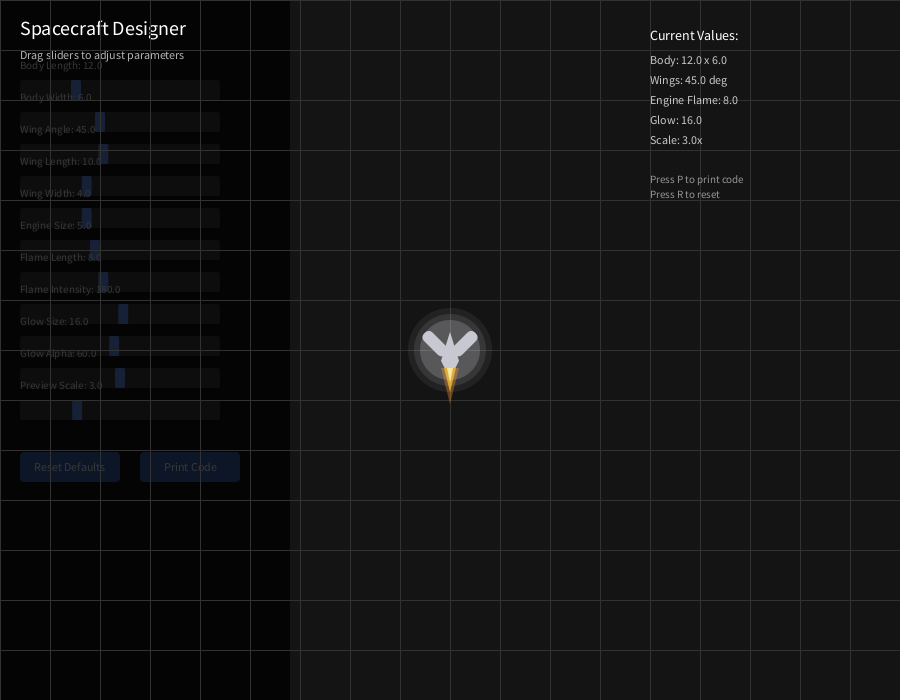
Frame 1 (no input)
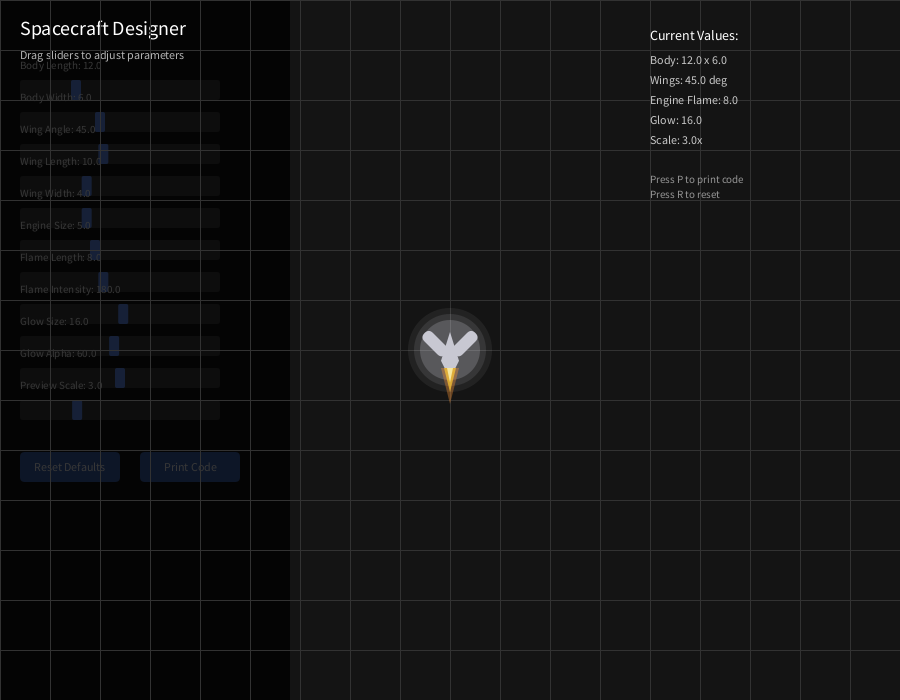
Frame 60 (the mouse pressed at the canvas centre just before this capture)
Frame 120 (the mouse held since frame 60 and released just before this capture): identical to frame 60, image omitted

The Processing sketch that drew these frames (run headless with seeded random() and noise(); from frame 60 on, the mouse is pressed at the canvas centre):

// Processing sketch: SpacecraftDesign
// ── SpacecraftDesign.pde
// Spacecraft Design Tool
// 宇宙飞船设计工具 - 纯Processing实现，无需外部库

color shipColor = color(200, 200, 210);

float bodyLength = 12.0;
float bodyWidth = 6.0;

float wingAngle = 45.0;
float wingLength = 10.0;
float wingWidth = 4.0;

float engineSize = 5.0;
float flameLength = 8.0;
float flameIntensity = 180.0;

float glowSize = 16.0;
float glowAlpha = 60.0;

float scale = 3.0;

int controlPanelX = 20;
int controlPanelWidth = 250;
int controlStartY = 80;

Slider[] sliders = new Slider[11];
Button resetBtn;
Button printBtn;

void setup() {
  size(900, 700);
  pixelDensity(1);
  
  int y = controlStartY;
  int spacing = 32;
  
  sliders[0] = new Slider(controlPanelX, y, "Body Length", 5, 30, bodyLength);
  y += spacing;
  sliders[1] = new Slider(controlPanelX, y, "Body Width", 2, 12, bodyWidth);
  y += spacing;
  
  sliders[2] = new Slider(controlPanelX, y, "Wing Angle", 20, 80, wingAngle);
  y += spacing;
  sliders[3] = new Slider(controlPanelX, y, "Wing Length", 5, 20, wingLength);
  y += spacing;
  sliders[4] = new Slider(controlPanelX, y, "Wing Width", 2, 8, wingWidth);
  y += spacing;
  
  sliders[5] = new Slider(controlPanelX, y, "Engine Size", 2, 10, engineSize);
  y += spacing;
  sliders[6] = new Slider(controlPanelX, y, "Flame Length", 3, 15, flameLength);
  y += spacing;
  sliders[7] = new Slider(controlPanelX, y, "Flame Intensity", 100, 255, flameIntensity);
  y += spacing;
  
  sliders[8] = new Slider(controlPanelX, y, "Glow Size", 8, 25, glowSize);
  y += spacing;
  sliders[9] = new Slider(controlPanelX, y, "Glow Alpha", 20, 100, glowAlpha);
  y += spacing;
  
  sliders[10] = new Slider(controlPanelX, y, "Preview Scale", 1, 8, scale);
  y += spacing + 20;
  
  resetBtn = new Button(controlPanelX, y, 100, 30, "Reset Defaults");
  printBtn = new Button(controlPanelX + 120, y, 100, 30, "Print Code");
}

void draw() {
  background(20);
  
  for (int i = 0; i < sliders.length; i++) {
    if (sliders[i] != null) {
      sliders[i].update();
    }
  }
  
  if (resetBtn != null) {
    resetBtn.update();
  }
  
  if (printBtn != null) {
    printBtn.update();
  }
  
  drawControlPanel();
  
  pushMatrix();
  translate(width / 2, height / 2);
  drawGrid();
  popMatrix();
  
  pushMatrix();
  translate(width / 2, height / 2);
  rotate(-HALF_PI);
  if (sliders[10] != null) {
    scale = sliders[10].getValue();
  }
  pushMatrix();
  scale(scale);
  drawSpacecraft(0, 0, 0);
  popMatrix();
  popMatrix();
  
  drawInfo();
}

void drawControlPanel() {
  fill(0, 0, 0, 200);
  noStroke();
  rect(0, 0, controlPanelWidth + 40, height);
  
  fill(255);
  textSize(20);
  textAlign(LEFT, TOP);
  text("Spacecraft Designer", controlPanelX, 20);
  
  textSize(12);
  fill(180);
  text("Drag sliders to adjust parameters", controlPanelX, 50);
}

void drawGrid() {
  stroke(50);
  strokeWeight(1);
  for (int i = -width/2; i < width/2; i += 50) {
    line(i, -height/2, i, height/2);
  }
  for (int i = -height/2; i < height/2; i += 50) {
    line(-width/2, i, width/2, i);
  }
}

void drawSpacecraft(float x, float y, float angle) {
  pushMatrix();
  translate(x, y);
  rotate(angle);
  
  drawGlow();
  drawWings();
  drawEngineFlame();
  drawBody();
  
  popMatrix();
}

void drawBody() {
  fill(shipColor);
  noStroke();
  
  beginShape();
  vertex(bodyLength * 0.5, 0);
  vertex(-bodyLength * 0.3, -bodyWidth * 0.5);
  vertex(-bodyLength * 0.5, -bodyWidth * 0.3);
  vertex(-bodyLength * 0.5, bodyWidth * 0.3);
  vertex(-bodyLength * 0.3, bodyWidth * 0.5);
  endShape(CLOSE);
}

void drawWings() {
  fill(shipColor);
  noStroke();
  
  pushMatrix();
  rotate(radians(wingAngle));
  rect(0, 0, wingLength, wingWidth, 2);
  popMatrix();
  
  pushMatrix();
  rotate(radians(-wingAngle));
  rect(0, -wingWidth, wingLength, wingWidth, 2);
  popMatrix();
}

void drawEngineFlame() {
  noStroke();
  
  fill(255, 150, 50, flameIntensity * 0.5);
  triangle(
    -bodyLength * 0.5, -engineSize * 0.6,
    -bodyLength * 0.5, engineSize * 0.6,
    -bodyLength * 0.5 - flameLength * 1.5, 0
  );
  
  fill(255, 200, 50, flameIntensity);
  triangle(
    -bodyLength * 0.5, -engineSize * 0.4,
    -bodyLength * 0.5, engineSize * 0.4,
    -bodyLength * 0.5 - flameLength, 0
  );
  
  fill(255, 255, 200, flameIntensity);
  triangle(
    -bodyLength * 0.5, -engineSize * 0.2,
    -bodyLength * 0.5, engineSize * 0.2,
    -bodyLength * 0.5 - flameLength * 0.6, 0
  );
}

void drawGlow() {
  noStroke();
  for (int i = 3; i >= 1; i--) {
    fill(red(shipColor), green(shipColor), blue(shipColor), glowAlpha / i);
    ellipse(0, 0, glowSize + i * 4, glowSize + i * 4);
  }
}

void drawInfo() {
  if (sliders[0] != null) {
    bodyLength = sliders[0].getValue();
  }
  if (sliders[1] != null) {
    bodyWidth = sliders[1].getValue();
  }
  if (sliders[2] != null) {
    wingAngle = sliders[2].getValue();
  }
  if (sliders[3] != null) {
    wingLength = sliders[3].getValue();
  }
  if (sliders[4] != null) {
    wingWidth = sliders[4].getValue();
  }
  if (sliders[5] != null) {
    engineSize = sliders[5].getValue();
  }
  if (sliders[6] != null) {
    flameLength = sliders[6].getValue();
  }
  if (sliders[7] != null) {
    flameIntensity = sliders[7].getValue();
  }
  if (sliders[8] != null) {
    glowSize = sliders[8].getValue();
  }
  if (sliders[9] != null) {
    glowAlpha = sliders[9].getValue();
  }
  
  fill(255);
  textSize(14);
  textAlign(LEFT, TOP);
  
  float x = width - 250;
  float y = 30;
  
  text("Current Values:", x, y);
  y += 25;
  textSize(12);
  fill(200);
  text("Body: " + nf(bodyLength, 1, 1) + " x " + nf(bodyWidth, 1, 1), x, y);
  y += 20;
  text("Wings: " + nf(wingAngle, 2, 1) + " deg", x, y);
  y += 20;
  text("Engine Flame: " + nf(flameLength, 1, 1), x, y);
  y += 20;
  text("Glow: " + nf(glowSize, 1, 1), x, y);
  y += 20;
  text("Scale: " + nf(scale, 1, 1) + "x", x, y);
  
  y += 40;
  fill(150);
  textSize(11);
  text("Press P to print code", x, y);
  text("Press R to reset", x, y + 15);
}

void keyPressed() {
  if (key == 'p' || key == 'P') {
    printCode();
  }
  if (key == 'r' || key == 'R') {
    resetDefaults();
  }
}

void resetDefaults() {
  if (sliders[0] != null) sliders[0].setValue(12.0);
  if (sliders[1] != null) sliders[1].setValue(6.0);
  if (sliders[2] != null) sliders[2].setValue(45.0);
  if (sliders[3] != null) sliders[3].setValue(10.0);
  if (sliders[4] != null) sliders[4].setValue(4.0);
  if (sliders[5] != null) sliders[5].setValue(5.0);
  if (sliders[6] != null) sliders[6].setValue(8.0);
  if (sliders[7] != null) sliders[7].setValue(180.0);
  if (sliders[8] != null) sliders[8].setValue(16.0);
  if (sliders[9] != null) sliders[9].setValue(60.0);
  if (sliders[10] != null) sliders[10].setValue(3.0);
}

void printCode() {
  println("\n========================================");
  println("SPACECRAFT DRAWING CODE");
  println("========================================\n");
  
  println("void drawSpacecraft(float x, float y, float angle) {");
  println("  pushMatrix();");
  println("  translate(x, y);");
  println("  rotate(angle);");
  println("");
  println("  // Glow effect");
  println("  noStroke();");
  println("  for (int i = 3; i >= 1; i--) {");
  println("    fill(red(shipColor), green(shipColor), blue(shipColor), " + (int)glowAlpha + " / i);");
  println("    ellipse(0, 0, " + nf(glowSize, 1, 1) + " + i * 4, " + nf(glowSize, 1, 1) + " + i * 4);");
  println("  }");
  println("");
  println("  // Wings");
  println("  fill(shipColor);");
  println("  noStroke();");
  println("  pushMatrix();");
  println("  rotate(radians(" + nf(wingAngle, 2, 1) + "));");
  println("  rect(0, 0, " + nf(wingLength, 1, 1) + ", " + nf(wingWidth, 1, 1) + ", 2);");
  println("  popMatrix();");
  println("  pushMatrix();");
  println("  rotate(radians(-" + nf(wingAngle, 2, 1) + "));");
  println("  rect(0, -" + nf(wingWidth, 1, 1) + ", " + nf(wingLength, 1, 1) + ", " + nf(wingWidth, 1, 1) + ", 2);");
  println("  popMatrix();");
  println("");
  println("  // Engine flame");
  println("  noStroke();");
  println("  fill(255, 150, 50, " + (int)(flameIntensity * 0.5) + ");");
  println("  triangle(");
  println("    -" + nf(bodyLength * 0.5, 1, 1) + ", -" + nf(engineSize * 0.6, 1, 1) + ",");
  println("    -" + nf(bodyLength * 0.5, 1, 1) + ", " + nf(engineSize * 0.6, 1, 1) + ",");
  println("    -" + nf(bodyLength * 0.5 + flameLength * 1.5, 1, 1) + ", 0");
  println("  );");
  println("  fill(255, 200, 50, " + (int)flameIntensity + ");");
  println("  triangle(");
  println("    -" + nf(bodyLength * 0.5, 1, 1) + ", -" + nf(engineSize * 0.4, 1, 1) + ",");
  println("    -" + nf(bodyLength * 0.5, 1, 1) + ", " + nf(engineSize * 0.4, 1, 1) + ",");
  println("    -" + nf(bodyLength * 0.5 + flameLength, 1, 1) + ", 0");
  println("  );");
  println("  fill(255, 255, 200, " + (int)flameIntensity + ");");
  println("  triangle(");
  println("    -" + nf(bodyLength * 0.5, 1, 1) + ", -" + nf(engineSize * 0.2, 1, 1) + ",");
  println("    -" + nf(bodyLength * 0.5, 1, 1) + ", " + nf(engineSize * 0.2, 1, 1) + ",");
  println("    -" + nf(bodyLength * 0.5 + flameLength * 0.6, 1, 1) + ", 0");
  println("  );");
  println("");
  println("  // Body");
  println("  fill(shipColor);");
  println("  noStroke();");
  println("  beginShape();");
  println("  vertex(" + nf(bodyLength * 0.5, 1, 1) + ", 0);");
  println("  vertex(-" + nf(bodyLength * 0.3, 1, 1) + ", -" + nf(bodyWidth * 0.5, 1, 1) + ");");
  println("  vertex(-" + nf(bodyLength * 0.5, 1, 1) + ", -" + nf(bodyWidth * 0.3, 1, 1) + ");");
  println("  vertex(-" + nf(bodyLength * 0.5, 1, 1) + ", " + nf(bodyWidth * 0.3, 1, 1) + ");");
  println("  vertex(-" + nf(bodyLength * 0.3, 1, 1) + ", " + nf(bodyWidth * 0.5, 1, 1) + ");");
  println("  endShape(CLOSE);");
  println("");
  println("  popMatrix();");
  println("}");
  println("\n========================================\n");
  println("Required variables:");
  println("color shipColor = color(200, 200, 210);");
  println("float bodyLength = " + nf(bodyLength, 1, 1) + ";");
  println("float bodyWidth = " + nf(bodyWidth, 1, 1) + ";");
  println("float wingAngle = " + nf(wingAngle, 2, 1) + ";");
  println("float wingLength = " + nf(wingLength, 1, 1) + ";");
  println("float wingWidth = " + nf(wingWidth, 1, 1) + ";");
  println("float engineSize = " + nf(engineSize, 1, 1) + ";");
  println("float flameLength = " + nf(flameLength, 1, 1) + ";");
  println("float flameIntensity = " + (int)flameIntensity + ";");
  println("float glowSize = " + nf(glowSize, 1, 1) + ";");
  println("float glowAlpha = " + (int)glowAlpha + ";");
  println("\n========================================\n");
}

class Slider {
  float x, y, w, h;
  String label;
  float minVal, maxVal;
  float value;
  
  Slider(float x, float y, String label, float minVal, float maxVal, float defaultVal) {
    this.x = x;
    this.y = y;
    this.label = label;
    this.minVal = minVal;
    this.maxVal = maxVal;
    this.value = defaultVal;
    this.w = 200;
    this.h = 20;
  }
  
  void update() {
    if (mousePressed) {
      if (mouseX >= x && mouseX <= x + w && mouseY >= y && mouseY <= y + h) {
        value = map(mouseX, x, x + w, minVal, maxVal);
        value = constrain(value, minVal, maxVal);
      }
    }
    
    fill(60);
    noStroke();
    rect(x, y, w, h, 3);
    
    fill(100, 150, 255);
    float handleX = map(value, minVal, maxVal, x, x + w);
    rect(handleX - 5, y, 10, h, 2);
    
    fill(255);
    textSize(11);
    textAlign(LEFT, CENTER);
    text(label + ": " + nf(value, 1, 1), x, y - 15);
  }
  
  float getValue() {
    return value;
  }
  
  void setValue(float v) {
    value = constrain(v, minVal, maxVal);
  }
}

class Button {
  float x, y, w, h;
  String label;
  boolean hover = false;
  
  Button(float x, float y, float w, float h, String label) {
    this.x = x;
    this.y = y;
    this.w = w;
    this.h = h;
    this.label = label;
  }
  
  void update() {
    hover = (mouseX >= x && mouseX <= x + w && mouseY >= y && mouseY <= y + h);
    
    if (hover) {
      fill(80, 120, 200);
    } else {
      fill(60, 100, 180);
    }
    noStroke();
    rect(x, y, w, h, 5);
    
    fill(255);
    textSize(12);
    textAlign(CENTER, CENTER);
    text(label, x + w/2, y + h/2);
    
    if (hover && mousePressed) {
      if (label.equals("Reset Defaults")) {
        resetDefaults();
      } else if (label.equals("Print Code")) {
        printCode();
      }
      delay(200);
    }
  }
}
